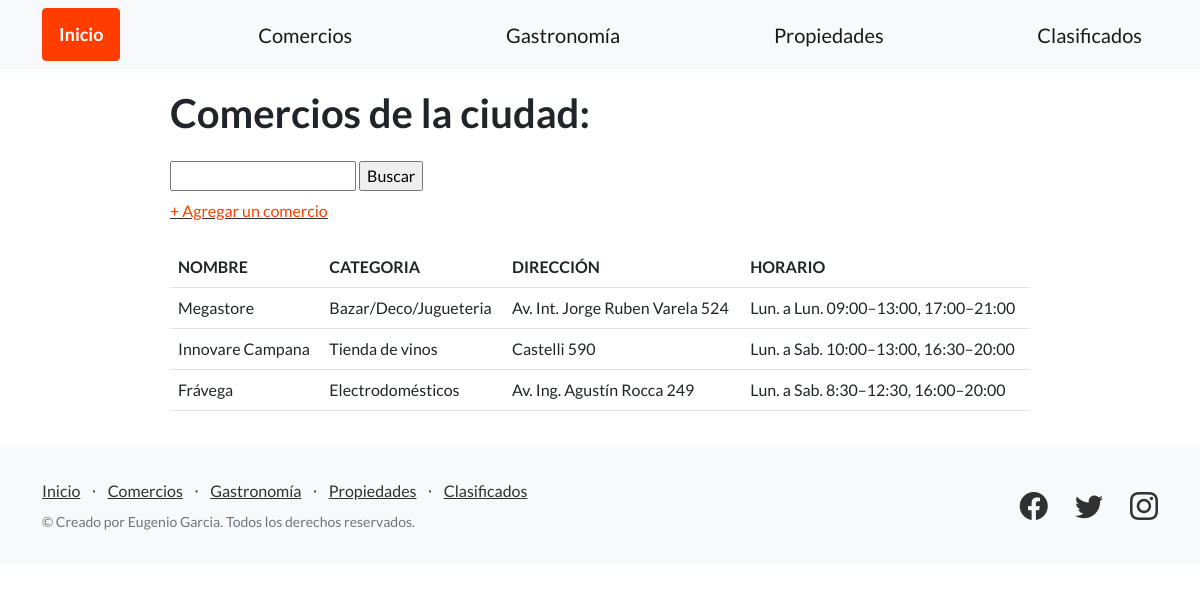
The app's page /comercios/, older data.
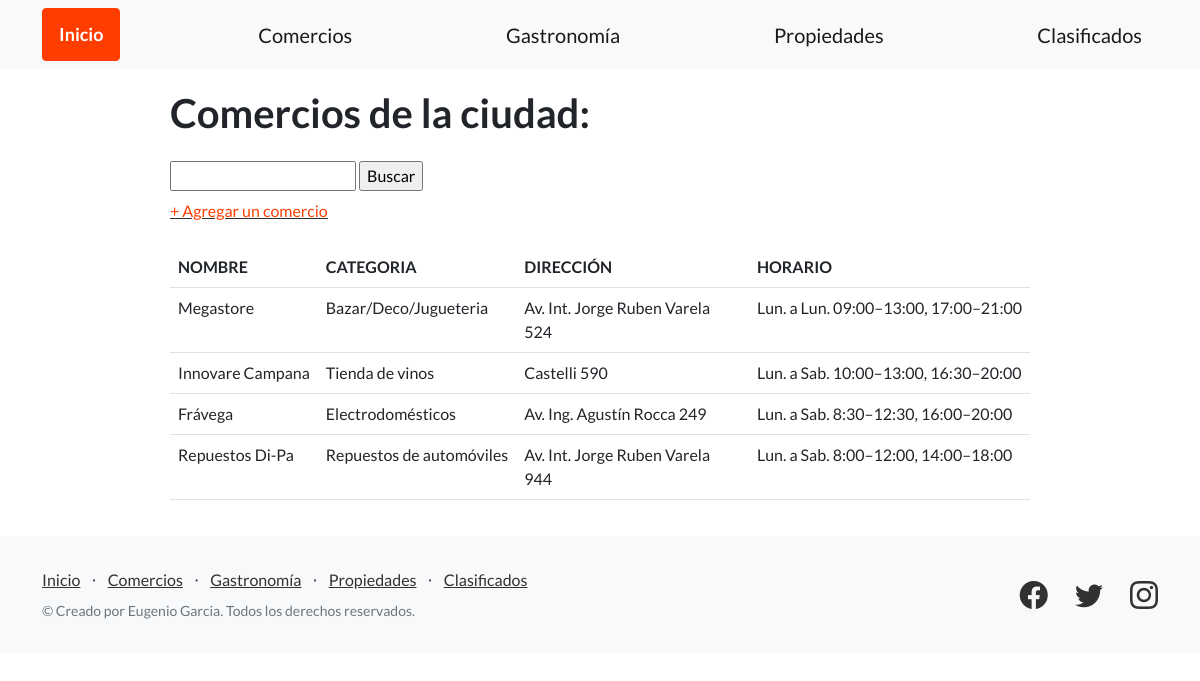
The same page, newer data.
### guia_ciudad/models.py (models this page shows, shortened)
class Comercio(models.Model):
    nombre = models.CharField(max_length=128)
    categoria = models.CharField(max_length=128)
    direccion = models.CharField(max_length=128)
    horario = models.CharField(max_length=128)

### guia_ciudad/views.py (the view)
# urls.py: path('comercios/', listar_comercios, name="listar_comercios"),
def listar_comercios(request):
    contexto = {
        'comercios': Comercio.objects.all()
    }
    return render(
        request=request,
        template_name='guia_ciudad/comercios.html',
        context=contexto,
    )

### guia_ciudad/templates/guia_ciudad/comercios.html (shortened to what this page needs)
{% extends "guia_ciudad/base.html" %}
{% block contenido %}
<section style="padding:20px 20px; margin-left: 150px; margin-right: 150px;">
    <h1 class="mb-4">Comercios de la ciudad:</h1>
    <form class="form-label" action="{% url 'buscar_comercios' %}" method="post">
        <input type="text" name="busqueda">
        <input type="submit" value="Buscar">
    </form>
    <div class="mb-4">
    <a href="{% url 'agregar_comercio' %}"><FONT COLOR="#FF3D00">+ Agregar un comercio</FONT></a>
    </div>
    <table class="table">
        <tr>
            <td><b>NOMBRE</b></td>
            <td><b>CATEGORIA</b></td>
            <td><b>DIRECCIÓN</b></td>
            <td><b>HORARIO</b></td>
        </tr>
        {% for comercio in comercios %}
        <tr>
            <td>{{ comercio.nombre }}</td>
            <td>{{ comercio.categoria }}</td>
            <td>{{ comercio.direccion }}</td>
            <td>{{ comercio.horario }}</td>
        </tr>
        {% endfor %}
    </table>
</section>
{% endblock contenido %}

Row changes from the older to the newer data that the page shows:
added Comercio: nombre "Repuestos Di-Pa", categoria "Repuestos de automóviles", direccion "Av. Int. Jorge Ruben Varela 944", horario "Lun. a Sab. 8:00–12:00, 14:00–18:00"
